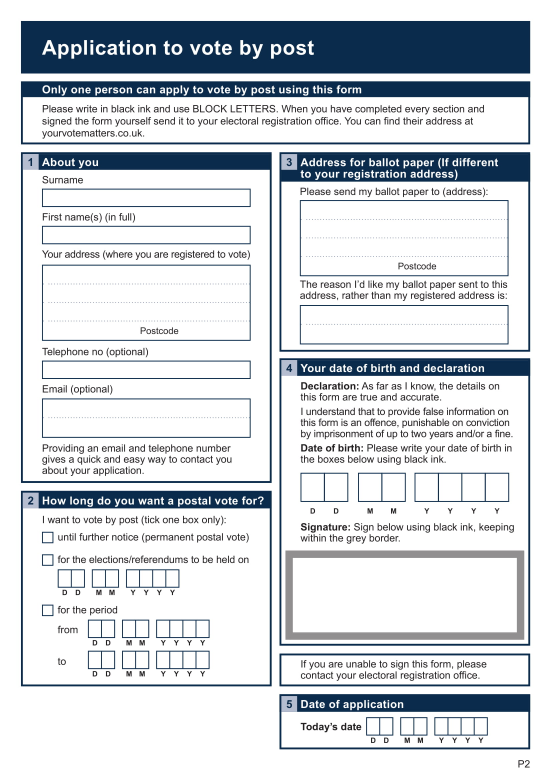
#> input picture voter_engagement/form.jpg, 1654 x 2339 px (shown at 1/3 size)
$ jupyter execute 'populate postal vote form.ipynb'
#> lines starting #> are read from the running program, lines starting #| are printed output that depends on the picture
[cell 1]
import numpy as np
import cv2
import pytesseract
import pandas as pd

from PIL import Image
from PIL import ImageFont
from PIL import ImageDraw

[cell 2]
img = Image.open("form.jpg")
#> img is the input picture: PIL image 1654x2339 RGB; mean R, G, B 208.9, 214, 219.1
draw = ImageDraw.Draw(img)
# font = ImageFont.truetype(<font-file>, <font-size>)
font = ImageFont.truetype("arial.ttf", 24)

[cell 3]
# draw.text((x, y),"Sample Text",(r,g,b))

#First name(s) in full
draw.text((150, 695),"X",(0,0,0),font=font)

#Surname
draw.text((150, 580),"X",(0,0,0),font=font)

#home_address
draw.text((150, 810),"X",(0,0,0),font=font)
draw.text((150, 870),"X",(0,0,0),font=font)
draw.text((150, 930),"X",(0,0,0),font=font)

#postcode
draw.text((550, 980),"X",(0,0,0),font=font)

#Telephone
draw.text((150, 1095),"X",(0,0,0),font=font)

#Email
draw.text((150, 1210),"X",(0,0,0),font=font)

#Until further notice
draw.text((133, 1600),"X",(0,0,0),font=font)

#Address for ballot paper
draw.text((950, 620),"X",(0,0,0),font=font)
draw.text((950, 680),"X",(0,0,0),font=font)
draw.text((950, 730),"X",(0,0,0),font=font)

#Postcode
draw.text((1430, 790),"X",(0,0,0),font=font)

#Reason
draw.text((950, 930),"X",(0,0,0),font=font)
draw.text((950, 990),"X",(0,0,0),font=font)

#Date of birth
#day
draw.text((930, 1450),"X",(0,0,0),font=font)
draw.text((995, 1450),"X",(0,0,0),font=font)
#month
draw.text((1100, 1450),"X",(0,0,0),font=font)
draw.text((1165, 1450),"X",(0,0,0),font=font)
#year
draw.text((1270, 1450),"X",(0,0,0),font=font)
draw.text((1340, 1450),"X",(0,0,0),font=font)
draw.text((1400, 1450),"X",(0,0,0),font=font)
draw.text((1480, 1450),"X",(0,0,0),font=font)

#Signature
draw.text((1200, 1770),"X",(0,0,0),font=font)

#Todays date
#day
draw.text((1110, 2170),"X",(0,0,0),font=font)
draw.text((1150, 2170),"X",(0,0,0),font=font)
#month
draw.text((1210, 2170),"X",(0,0,0),font=font)
draw.text((1250, 2170),"X",(0,0,0),font=font)
#year
draw.text((1315, 2170),"X",(0,0,0),font=font)
draw.text((1355, 2170),"X",(0,0,0),font=font)
draw.text((1390, 2170),"X",(0,0,0),font=font)
draw.text((1430, 2170),"X",(0,0,0),font=font)

[cell 4]
img
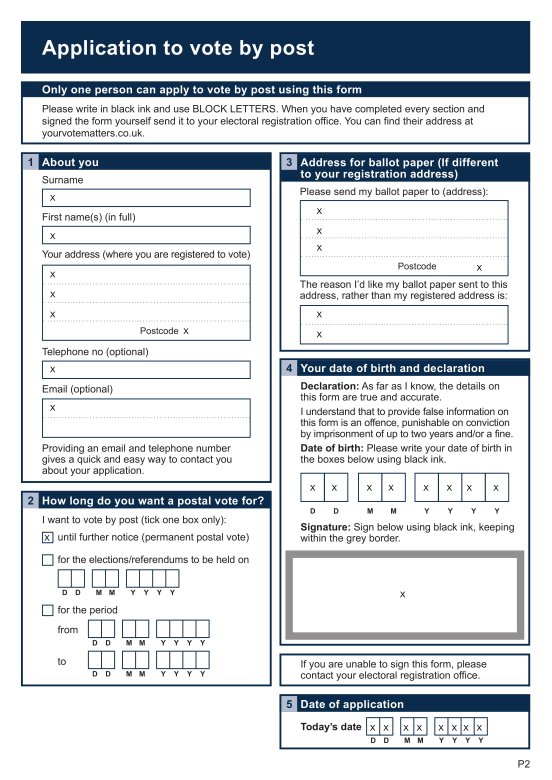
#> Out: PIL image 1654x2339 RGB (shown at 1/3 size); mean R, G, B 208.7, 213.8, 218.9

[cell 5]
jpeg_dict={}
counter=0

[cell 6]
responses=pd.read_csv('sample_responses.csv')
#> (reads voter_engagement/sample_responses.csv from the repository)
